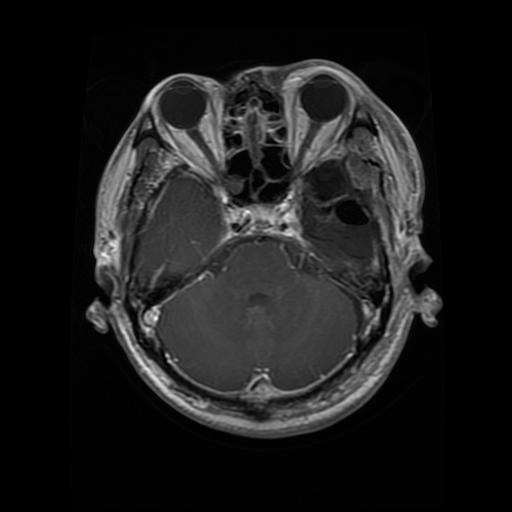
#> input picture BRISC2025/segmentation_task/test/images/brisc2025_test_00011_gl_ax_t1.jpg, 512 x 512 px, found by its file name; its folder holds 4 pictures in this run
$ python generateAnnotationsCoco.py
#> lines starting #> are read from the running program, lines starting #| are printed output that depends on the picture; after the words box and inside, x2 and y2 are one past the last pixel; in counts of white or black regions, pixels touching at a corner belong together
import os
import json
import numpy as np
from PIL import Image
from pycocotools import mask as mask_utils
from datetime import datetime

base_path = r"B:\Dataset Brain Tumor 3 Tipi\brisc2025\segmentation_task"

category_map = {
    'me': {'id': 1, 'name': 'Meningioma'},
    'gl': {'id': 2, 'name': 'Glioma'},
    'pi': {'id': 3, 'name': 'Pituitario'}
}

info = {
    "year": 2023,
    "version": "1",
    "description": "BRISC2025 tumor segmentation dataset",
    "contributor": "",
    "url": "",
    "date_created": datetime.now().isoformat()
}

licenses = [{
    "id": 1,
    "url": "https://creativecommons.org/licenses/by/4.0/",
    "name": "CC BY 4.0"
}]

categories = [
    {"id": v['id'], "name": v['name'], "supercategory": "tumor"}
    for v in category_map.values()
]

def create_coco_annotation(split):
    split_path = os.path.join(base_path, split)
    images_dir = os.path.join(split_path, "images")
    masks_dir = os.path.join(split_path, "masks")

    coco = {
        "info": info,
        "licenses": licenses,
        "categories": categories,
        "images": [],
        "annotations": []
    }

    image_files = sorted([f for f in os.listdir(images_dir) if f.lower().endswith(('.jpg', '.jpeg', '.png'))])

    annotation_id = 0
    image_id = 0

    for img_file in image_files:
        category_id = None
        for key in category_map:
            if f"_{key}_" in img_file.lower():
                category_id = category_map[key]['id']
                break
        if category_id is None:
            print(f"Skipping file {img_file} because category not found")
            continue

        img_path = os.path.join(images_dir, img_file)
        mask_path = os.path.join(masks_dir, img_file)  # Usa stesso nome di file

        if not os.path.exists(mask_path):
            print(f"Mask not found for image {img_file}, skipping")
            continue

        with Image.open(img_path) as im:
            width, height = im.size

        coco['images'].append({
            "id": image_id,
            "license": 1,
            "file_name": img_file,
            "height": height,
            "width": width,
            "date_captured": None
        })

        mask = np.array(Image.open(mask_path).convert('1'), dtype=np.uint8)

        rle = mask_utils.encode(np.asfortranarray(mask))
        rle['counts'] = rle['counts'].decode('utf-8')

        area = mask_utils.area(rle)
        bbox = mask_utils.toBbox(rle)

        coco['annotations'].append({
            "id": annotation_id,
            "image_id": image_id,
            "category_id": category_id,
            "segmentation": rle,
            "area": float(area),
            "bbox": [float(x) for x in bbox],
            "iscrowd": 0
        })

        annotation_id += 1
        image_id += 1

    output_file = os.path.join(split_path, 'annotation.coco.json')
    with open(output_file, 'w') as f:
        json.dump(coco, f, indent=2)

    print(f"Created COCO annotation for {split} with {len(coco['images'])} images and {len(coco['annotations'])} annotations.")

if __name__ == "__main__":
    create_coco_annotation('train')
#> in create_coco_annotation, im is the input picture: PIL image 512x512 RGB; min 0, max 250, mean 28.2
#> in create_coco_annotation, `mask = np.array(Image.open(mask_path).convert('1'), dtype=np.uint8)`:
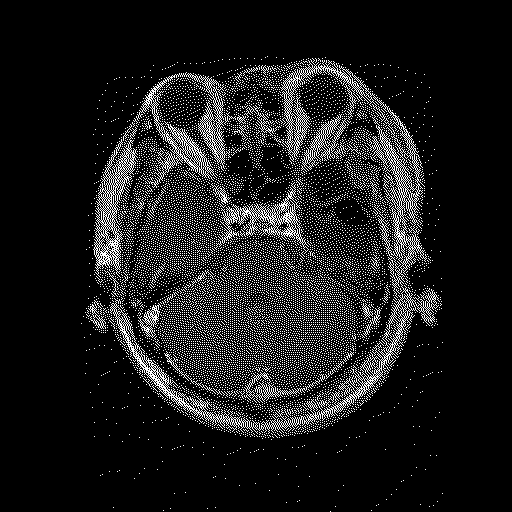
#> mask: shape (512, 512); values 0 (black) and 1 (white), 10.9% white in thin lines or dots, all inside (x1, y1, x2, y2) = (81, 56, 443, 512)
#> in create_coco_annotation, `rle = mask_utils.encode(np.asfortranarray(mask))`: rle = 2 items
#> in create_coco_annotation, `area = mask_utils.area(rle)`: area = 28662
#> in create_coco_annotation, `bbox = mask_utils.toBbox(rle)`: bbox = [81, 56, 362, 456]
#> pass 2 of the loop in create_coco_annotation, `for img_file in image_files:`:
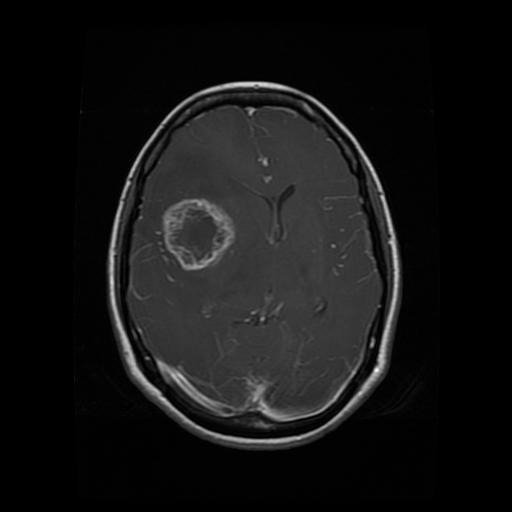
#> input picture BRISC2025/segmentation_task/test/images/brisc2025_test_00013_gl_ax_t1.jpg, 512 x 512 px, found by its file name
#> in create_coco_annotation, im is the input picture: PIL image 512x512 RGB; min 0, max 255, mean 20.2
#> in create_coco_annotation, `mask = np.array(Image.open(mask_path).convert('1'), dtype=np.uint8)`:
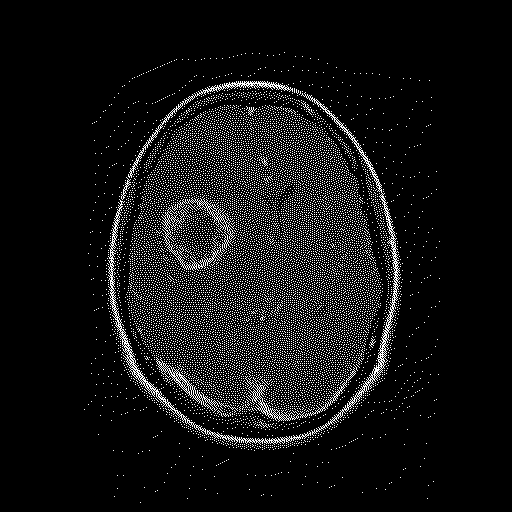
#> mask: shape (512, 512); values 0 (black) and 1 (white), 7.8% white in thin lines or dots, all inside (x1, y1, x2, y2) = (84, 52, 440, 503)
#> area = 20441
#> bbox = [84, 52, 356, 451]
#> pass 3 of the loop in create_coco_annotation, `for img_file in image_files:`:
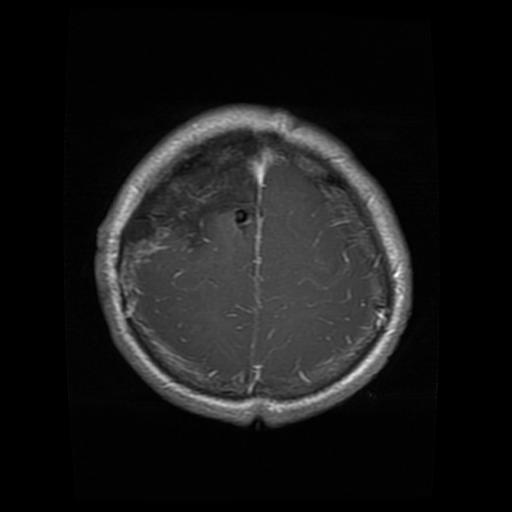
#> input picture BRISC2025/segmentation_task/test/images/brisc2025_test_00084_gl_ax_t1.jpg, 512 x 512 px, found by its file name
#> in create_coco_annotation, im is the input picture: PIL image 512x512 L; min 0, max 255, mean 24.1
#> in create_coco_annotation, `mask = np.array(Image.open(mask_path).convert('1'), dtype=np.uint8)`:
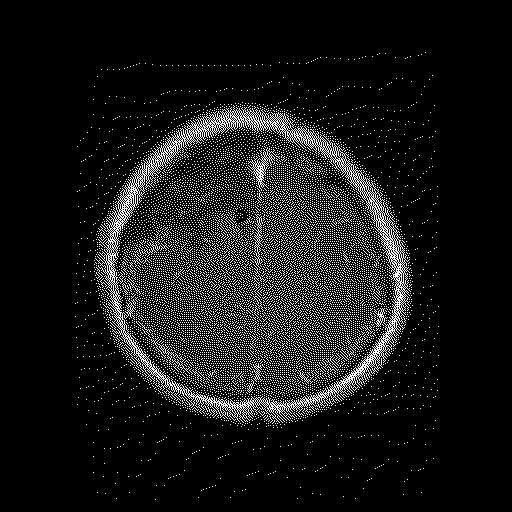
#> mask: shape (512, 512); values 0 (black) and 1 (white), 9.3% white in thin lines or dots, all inside (x1, y1, x2, y2) = (75, 52, 439, 500)
#> area = 24471
#> bbox = [75, 52, 364, 448]
#> the loop made 4 passes; the first 3 are shown
#| Created COCO annotation for train with 4 images and 4 annotations.
    create_coco_annotation('test')
#> pass 2 of the loop in create_coco_annotation, `for img_file in image_files:`:
#> pass 3 of the loop in create_coco_annotation, `for img_file in image_files:`:
#> the loop made 4 passes; the first 3 are shown
#| Created COCO annotation for test with 4 images and 4 annotations.
